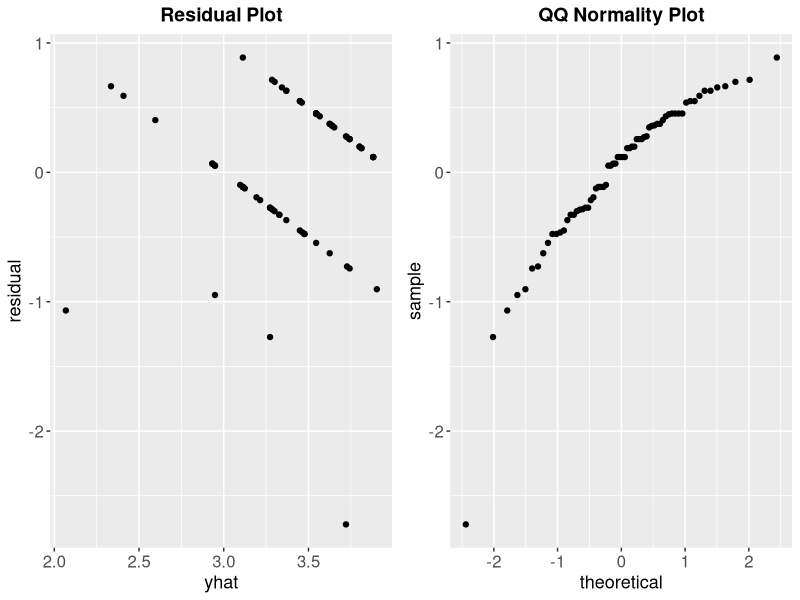
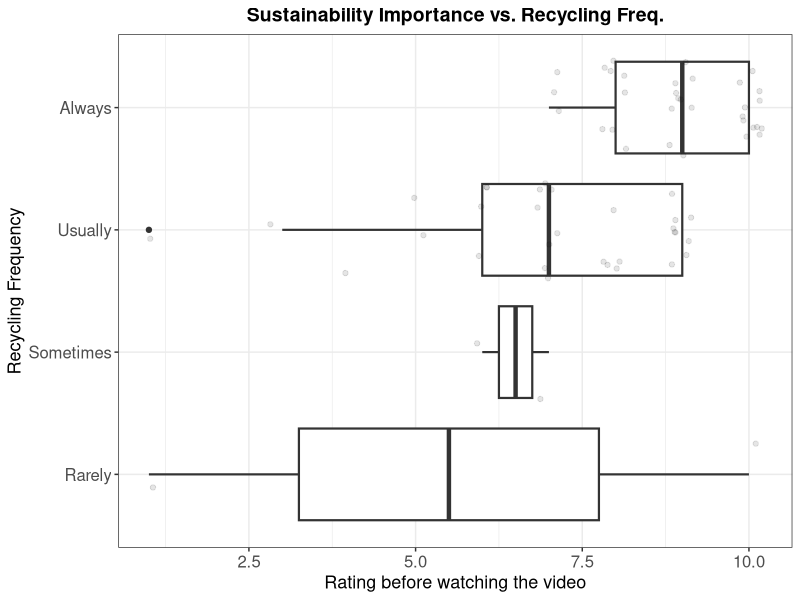

Write the R code that produced these figures, in order. (Note: this script raises an error after producing the figures.)
## ---- chunk 1
knitr::opts_chunk$set(echo = TRUE)
knitr::opts_chunk$set(fig.path = "images_report/")
library(tidyverse)
library(gridExtra)
library(MASS)
## ---- chunk 2
# load data
tidy_data <- read.csv("../data/tidy_data.csv")

# factor relevel
tidy_data$recycling_freq <- tidy_data$recycling_freq %>% fct_relevel("Rarely","Sometimes","Usually","Always")
tidy_data$background <- tidy_data$background %>% fct_relevel("Yes","No")
tidy_data$watch <- tidy_data$watch %>% fct_relevel("Have watched","Will pass")
## ---- chunk 3
# Creating summary table
#summary(tidy_data)
## ---- chunk 4
# Changing recycling_freq to not be a factor for linear regression analysis.
tidy_data <- tidy_data %>%
  mutate(recycling_freq_nf = if_else(recycling_freq =="Always",
                                     5, if_else(recycling_freq == "Usually",
                                     4, if_else(recycling_freq == "Sometimes",
                                     3, if_else(recycling_freq == "Rarely",
                                     2, if_else(recycling_freq == "Never",
                                     1, 0))))))

## ---- chunk 5
simple_model= lm(data=tidy_data, recycling_freq_nf ~ self_rating_before)
age_confounder= lm(data=tidy_data, recycling_freq_nf ~ self_rating_before + age)
background_confounder= lm(data=tidy_data, recycling_freq_nf ~ self_rating_before + background)
interaction_effects = lm(data=tidy_data, recycling_freq_nf ~ self_rating_before + background*age)

summary(simple_model)
## ---- chunk 6
anova(simple_model, age_confounder)
## ---- chunk 7
#summary(background_confounder)
anova(simple_model, background_confounder)
## ---- chunk 8
summary(interaction_effects)

## ---- chunk 9
all_variables= lm(data=tidy_data, recycling_freq_nf ~ self_rating_before + background + age)

summary(all_variables)
## ---- chunk 10
lm_test <- lm(recycling_freq %>% as.numeric() ~ self_rating_before + background + age, data = tidy_data)

lm_data <- tidy_data %>%
  mutate(recycling_freq_num = as.numeric(recycling_freq),
         lm_fitted = lm_test %>% fitted(),
         lm_resid = lm_test %>% resid())

resid_plot <- lm_data %>%
  ggplot(aes(x= lm_fitted, y = lm_resid)) +
  geom_point() +
  labs(x="yhat", y="residual",title="Residual Plot") +
  theme(plot.title = element_text(size = 14, face = "bold", hjust = 0.5),
        axis.text = element_text(size = 12),
        axis.title = element_text(size = 13))

qq_norm <- lm_data %>%
  ggplot(aes(sample= lm_resid)) +
  stat_qq() +
  labs(title="QQ Normality Plot") +
  theme(plot.title = element_text(size = 14, face = "bold", hjust = 0.5),
        axis.text = element_text(size = 12),
        axis.title = element_text(size = 13))

grid.arrange(resid_plot,qq_norm,nrow=1)
## ---- chunk 11
# Visualization of relationship between recycling freq. and self rating before watching the video
tidy_data %>%
  ggplot(aes(x = recycling_freq, y = self_rating_before)) +
  geom_boxplot(size = .75) +
  geom_jitter(alpha = .1, height = .2) +
  theme(axis.text.x = element_text(angle = 45, hjust = 1, vjust = 1)) +
  coord_flip() +
  theme_bw() +
  labs(y = "Rating before watching the video", x = "Recycling Frequency") +
  ggtitle("Sustainability Importance vs. Recycling Freq.") +
  theme(plot.title = element_text(size = 14, face = "bold", hjust = 0.5),
        axis.text = element_text(size = 12),
        axis.title = element_text(size = 13))
## ---- chunk 12
# Fit a OLR model without interaction
olr_model <- polr(recycling_freq ~ self_rating_before + background + age, data = tidy_data)

tidy_data <- tidy_data %>%
  cbind(., olr_model_prob = predict(olr_model, ., type = "probs")) %>% #estimated probability
  cbind(., olr_model_decision = predict(olr_model))                   #estimated result according to the probabilities
## ---- chunk 13
gf <- table(tidy_data$recycling_freq, tidy_data$olr_model_decision)
accuracy <- (gf[1] + gf[6] + gf[11] + gf[16]) / 68 # 68 observations

print(paste("AIC = ", AIC(olr_model)))
print(paste("Log likelihood = ", logLik(olr_model)))
print(paste("Overall accuracy = ", accuracy)) # The larger the better
## ---- chunk 14
# Get the coefficients
coef(summary(olr_model))
## ---- chunk 15
# Fit a OLR model with interaction
olr_model_interaction <- polr(recycling_freq ~ self_rating_before + background * age, data = tidy_data)

tidy_data <- tidy_data %>%
  cbind(., olr_model_prob2 = predict(olr_model_interaction, .,
                                    type = "probs")) %>% #estimated probability
  cbind(., olr_model_decision2 = predict(olr_model_interaction))                   #estimated result according to the probabilities
## ---- chunk 16
gf2 <- table(tidy_data$recycling_freq, tidy_data$olr_model_decision2)
accuracy <- (gf2[1] + gf2[6] + gf2[11] + gf2[16]) / 68 # 68 observations

print(paste("AIC for OLR model with interaction = ", AIC(olr_model_interaction)))
print(paste("Log likelihood of OLR model with interaction = ", logLik(olr_model_interaction)))
print(paste("Overall accuracy of OLR model with interaction = ", accuracy)) # The larger the better
## ---- chunk 17
summary(olr_model_interaction)
# Get the coefficients
exp(coef((olr_model_interaction)))
